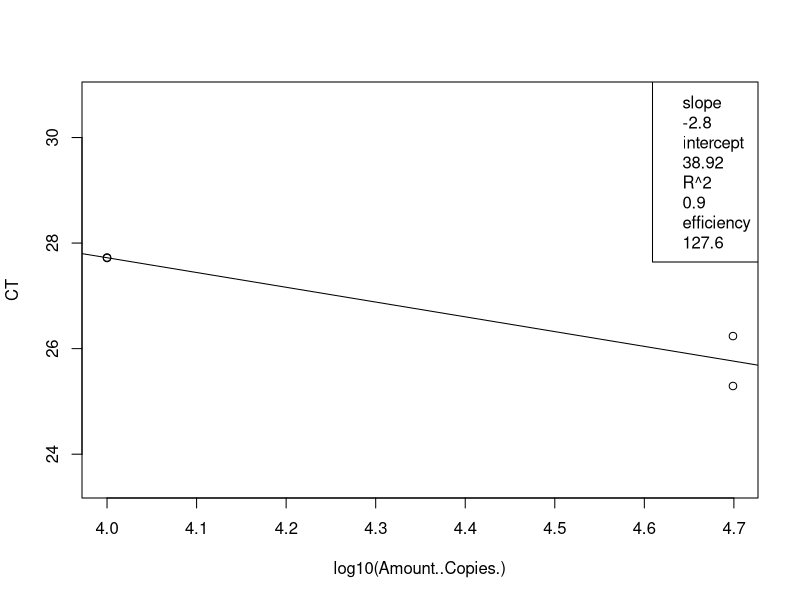
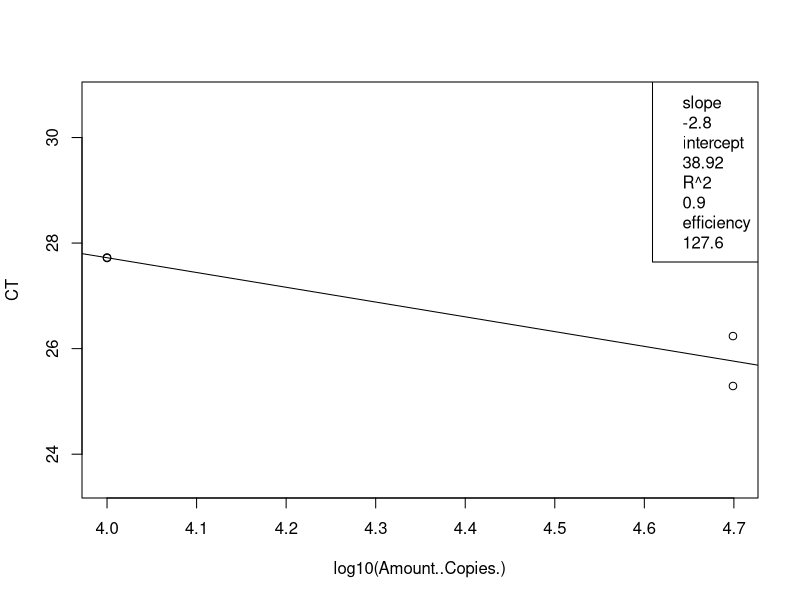
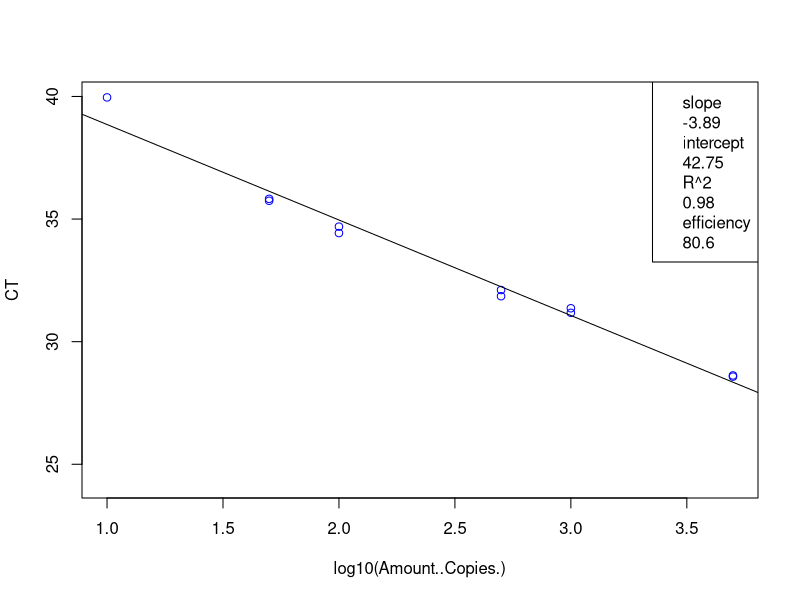

Recreate these plots in R, in order.
## ---- chunk 1
knitr::opts_chunk$set(echo = TRUE)
## ---- chunk 2
# load the data (note data file must be in this repository)
data <- read.csv("Plate1_GenBac_qPCRConversion.csv")
View(data)

# clean up the data file (there is some stuff at the bottom and extra blank rows)
data <- data[-92:-95,] # This removes rows 92-95
View(data)

# assign to the correct data class #warning message about NAs is OK
class(data$CT) # check the data class type
data$CT <- as.numeric(as.character(data$CT)) # change to numeric
data$Amount..Copies. <- as.numeric(as.character(data$Amount..Copies.)) # change to numeric
## ---- chunk 3
# linear regression of standard curve
standards = data[1:16,]
standardCurve <- lm(CT ~ log10(Amount..Copies.), data = standards)
  
standardCurvePlot <- plot(CT ~ log10(Amount..Copies.), data = standards) 
abline(coef(standardCurve)) 
legend("topright", legend=c(paste= "slope", round(standardCurve$coefficients[2], 2), 
                            paste= "intercept", round(standardCurve$coefficients[1], 2), 
                            paste= "R^2", round(summary(standardCurve)$r.squared, 2),
                            paste = "efficiency", round((10^(-1/standardCurve$coefficients[2])-1)*100, 1)))
## ---- chunk 4
# remove standards that sucked and redo analysis NOT NEEDED 21 Jan 2020
#standards <- standards[-1:-3,] # uncomment this line and change which rows to remove
standardCurve <- lm(CT ~ log10(Amount..Copies.), data = standards)

standardCurvePlot <- plot(CT ~ log10(Amount..Copies.), data = standards)
abline(coef(standardCurve))
col = "blue"
legend("topright", legend=c(paste= "slope", round(standardCurve$coefficients[2], 2),
                            paste= "intercept", round(standardCurve$coefficients[1], 2),
                            paste= "R^2", round(summary(standardCurve)$r.squared, 2),
                            paste = "efficiency", round((10^(-1/standardCurve$coefficients[2])-1)*100, 1)))
## ---- chunk 5
unknowns = data[17:91,]
standardCurve <- lm(CT ~ log10(Amount..Copies.), data = unknowns)

standardCurvePlot <- plot(CT ~ log10(Amount..Copies.), data = unknowns, col = "blue")
abline(coef(standardCurve))
legend("topright", legend=c(paste= "slope", round(standardCurve$coefficients[2], 2),
                            paste= "intercept", round(standardCurve$coefficients[1], 2),
                            paste= "R^2", round(summary(standardCurve)$r.squared, 2),
                            paste = "efficiency", round((10^(-1/standardCurve$coefficients[2])-1)*100, 1)))
## ---- chunk 6
# data set of unknowns including info on standard curve
#unknowns = subset(data, Name == "UNKNOWN")
unknowns = data[17:91,]
#unknowns <- unknowns[-1:-3,] # uncomment this line and change which rows to remove if these samples were outside of the standard curve

# add new columns to the data table
unknowns$plate_num = 1 #change to the actual plate number
unknowns$standard_slope = standardCurve$coefficients[2]
unknowns$standard_intercept = standardCurve$coefficients[1]
unknowns$R2 = summary(standardCurve)$r.squared
unknowns$efficiency =  (10^(-1/standardCurve$coefficients[2])-1)*100
  
# add a new column that interpolates copies/well from Ct for the unknowns
unknowns$log.copies.well = ((unknowns$CT - standardCurve$coefficients[1])/standardCurve$coefficients[2])
unknowns$copies.well = 10^unknowns$log.copies.well

# copies/ul extract accounting for dilution factor
vol.well = 3 #qPCR template volume in ul
unknowns$vol.well = vol.well
unknowns$copies.ul = ((unknowns$copies.well/vol.well)*unknowns$DilutionFactor)

# copies/extraction
vol.elution = 110 #DNA extraction elution volume in ul
unknowns$vol.elution = vol.elution
unknowns$copies.extraction = (unknowns$copies.ul*vol.elution)

# copies/ml #Volume is volume of sample filtered in mL
unknowns$copies.ml = (unknowns$copies.extraction/unknowns$Volume)


## ---- chunk 7
# make a plot that compares the diluted to undiluted replicates for each sample including dilution factor



## ---- chunk 8
# write csv file
write.csv(unknowns, file = "Example_ConvertedData.csv", row.names=FALSE, na="")

# average the replicates (if not strongly inhibited) and make a new file

write.csv(unknowns, file = "Example_ConvertedData_Averaged.csv", row.names=FALSE, na="")
